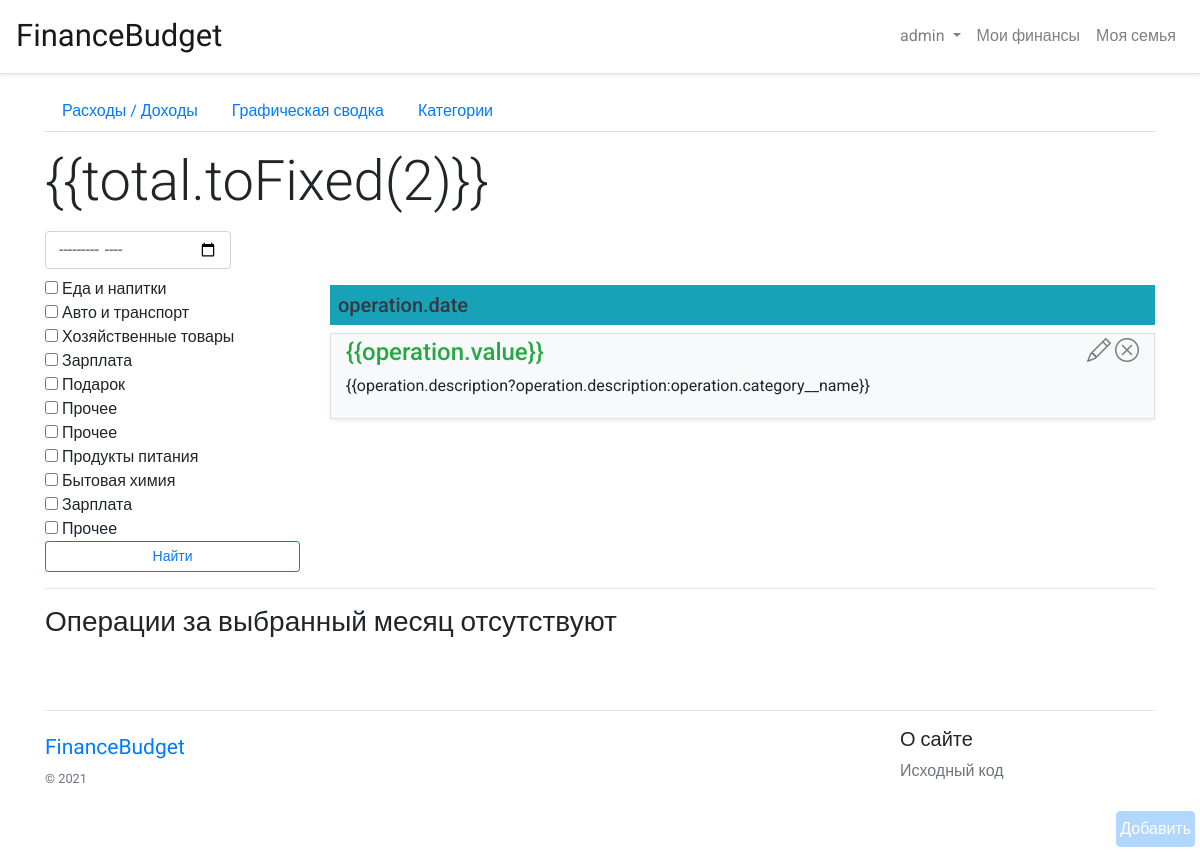
The app's page /operation/js/ (signed in) with its own data.
### budget/models.py (models this page shows, shortened)
class Category(models.Model):
    name = models.CharField(max_length=32, verbose_name="Категория")
    user = models.ForeignKey(User, blank=True, null=True, on_delete=models.CASCADE)
    type_pay = models.PositiveSmallIntegerField(choices=((0, 'Расход'), (1, 'Доход')), default=0)

### budget/views.py (the view)
# urls.py: path('operation/js/', OperationView.as_view()),
class OperationView(LoginRequiredMixin, TemplateView):
    login_url = reverse_lazy('a-login')
    template_name = 'budget/list_operation_js.html'
    def get_context_data(self, **kwargs):
        context = super().get_context_data(**kwargs)
        categories = Category.objects.filter(Q(user_id=None) | Q(user_id=self.request.user.id)).values('id', 'name')
        context.update({'categories': categories})
        return context

### budget/context_processors.py (called while the page is built)
def link_of_my_finance(request):
    return {'link_myfinance':
                [reverse_lazy('b-list-operation'),
                 reverse_lazy('b-chart'),
                 reverse_lazy('b-category')]
            }

def link_of_my_family(request):
    return {'link_myfamily':
                [reverse_lazy('b-family'),
                 reverse_lazy('b-family-operation'),
                 reverse_lazy('b-family-chart'),
                 ]
            }

### budget/templatetags/budgettags.py (called while the page is built)
@register.simple_tag(name='form')
def form_finance(*args):
    form = OperationForm()
    return form

### budget/templates/budget/list_operation_js.html (shortened to what this page needs)
{% extends 'base.html' %}
{% block content %}
{% include 'budget/include/operation_tabs.html' %}
{% verbatim %}
<div id="app-operations">
    <div class="d-flex">
        <span class="display-4 my-3" v-bind:class="{'text-success': total>0, 'text-danger':total<0}">{{total.toFixed(2)}}</span>
    </div>
    <div class="d-flex align-items-center">
        <div class="">
            <input
                    type="month"
                    v-model="current_month"
                    v-on:change="month_changed()"
                    class="form-control"
                    onchange="">
        </div>
    </div>
    <div class="row mt-2">
        <div class="col-md-3">
            {% endverbatim %}
            <form method="get">
                {% for category in categories %}
                    <li style="list-style-type: none; padding-left: 0;">
                        <input type="checkbox" name="category" value="{{category.id}}" id="category{{category.id}}">
                        <label class="m-0" for="category{{category.id}}">{{category.name}}</label>
                    </li>
                {% endfor %}
                <input type="submit" value="Найти" class="btn btn-block btn-sm btn-outline-primary">
            </form>
            {% verbatim %}
        </div>
        <div class="col-md-9">
            <h5 class="bg-info p-2 text-dark my-2">operation.date</h5>
            <div v-for="(operation, index) in operations">
                <div class="shadow-sm mt-2 bg-light div-hover border">
                    <div class="container py-1">
                        <a class="close" v-on:click="delete_operation(operation.id, index)">
                            <i class="bi bi-x-circle red-hover"></i></a>
                        <a class="close mr-1">
                            <i class="bi bi-pencil"></i></a>
                        <h4 class="text-success"
                            v-bind:class="[operation.category__type_pay ? 'text-success' : 'text-danger',]">
                            {{operation.value}}
                        </h4>
                        <p>{{operation.description?operation.description:operation.category__name}}</p>
                    </div>
                </div>
            </div>
        </div>
    </div>
    <div v-if="!operations.length">
        <hr>
        <h3 class="font-weight-light">Операции за выбранный месяц отсутствуют</h3>
    </div>
</div>
{% endverbatim %}
{% endblock content%}

### templates/base.html (shortened to what this page needs)
<!doctype html>
<html lang="en">
<head>{% load static %}
    <link rel="stylesheet" href="https://cdn.jsdelivr.net/npm/bootstrap-icons@1.3.0/font/bootstrap-icons.css">
    <link rel="stylesheet" href="https://cdn.jsdelivr.net/npm/bootstrap@4.5.3/dist/css/bootstrap.min.css"
>
    <link rel="stylesheet" href="{% static 'css/style.css' %}">
</head>
<body>
<div id="app" class="d-flex flex-column min-vh-100">
    <nav class="navbar navbar-expand-lg navbar-light border-bottom shadow-sm">
        <a class="navbar-brand" href="/"><span class="logo">FinanceBudget</span></a>
        <div class="collapse navbar-collapse " id="navbarsExample08">
            <ul class="navbar-nav ml-auto">
                <li class="nav-item dropdown">
                    <a class="nav-link dropdown-toggle"
                       href="#" id="dropdown08"
                       data-toggle="dropdown"
                       aria-haspopup="true"
                       aria-expanded="false">
                        {% if request.user.is_authenticated %}{{request.user}}{% else %}Аккаунт{% endif %}
                    </a>
                </li>
                <li class="nav-item">
                    <a class="nav-link {%if request.path in link_myfinance%}text-dark{%endif%}"
                       href="{% url 'b-list-operation' %}">Мои финансы</a>
                </li>
                <li class="nav-item">
                    <a class="nav-link {%if request.path in link_myfamily%}text-dark{%endif%}"
                       href="{% url 'b-family' %}">Моя семья</a>
                </li>
            </ul>
        </div>
    </nav>
    <div class="container mt-3">
        {% block content %}
        {% endblock content %}
    </div>
    {% if request.user.is_authenticated %}
    <a href="#" class="btn btn-primary panel" onclick="open_modal_dialog()">Добавить</a>
    {% endif %}
    <footer class="container py-5 mt-auto">
        <hr>
        <div class="row">
            <div class="col-12 col-md-9">
                <a class="navbar-brand" href="/"><span class="logo-footer">FinanceBudget</span></a>
                <small class="d-block mb-3 text-muted">&copy; {% now 'Y' %}</small>
            </div>
            <div class="col-6 col-md-3">
                <h5>О сайте</h5>
                <ul class="list-unstyled text-small">
                    <li><a class="text-muted" href="https://github.com/VadimNekrasow/FinanceBudget">Исходный код</a>
                    </li>
                </ul>
            </div>
        </div>
    </footer>
</div>
</body>
</html>

### static/css/style.css (style rules this page uses)
body { font-family: 'Roboto', sans-serif; }
.border { border: 1px solid #f5f5f5; }
.logo { font-family: 'Long Cang', cursive; font-size: 31px; }
.logo-footer { font-family: 'Long Cang', cursive; font-size: 21px; }
.panel { position:fixed; bottom:5px; right:5px; margin:0; padding:5px 3px; opacity: 0.3; }

### records on screen
Category: name "Еда и напитки"
Category: name "Авто и транспорт"
Category: name "Хозяйственные товары"
Category: name "Зарплата"
Category: name "Подарок"
Category: name "Прочее"
Category: name "Прочее"
Category: name "Продукты питания"
Category: name "Бытовая химия"
Category: name "Зарплата"
Category: name "Прочее"

### other values on screen
{{ request.user }} "admin"
